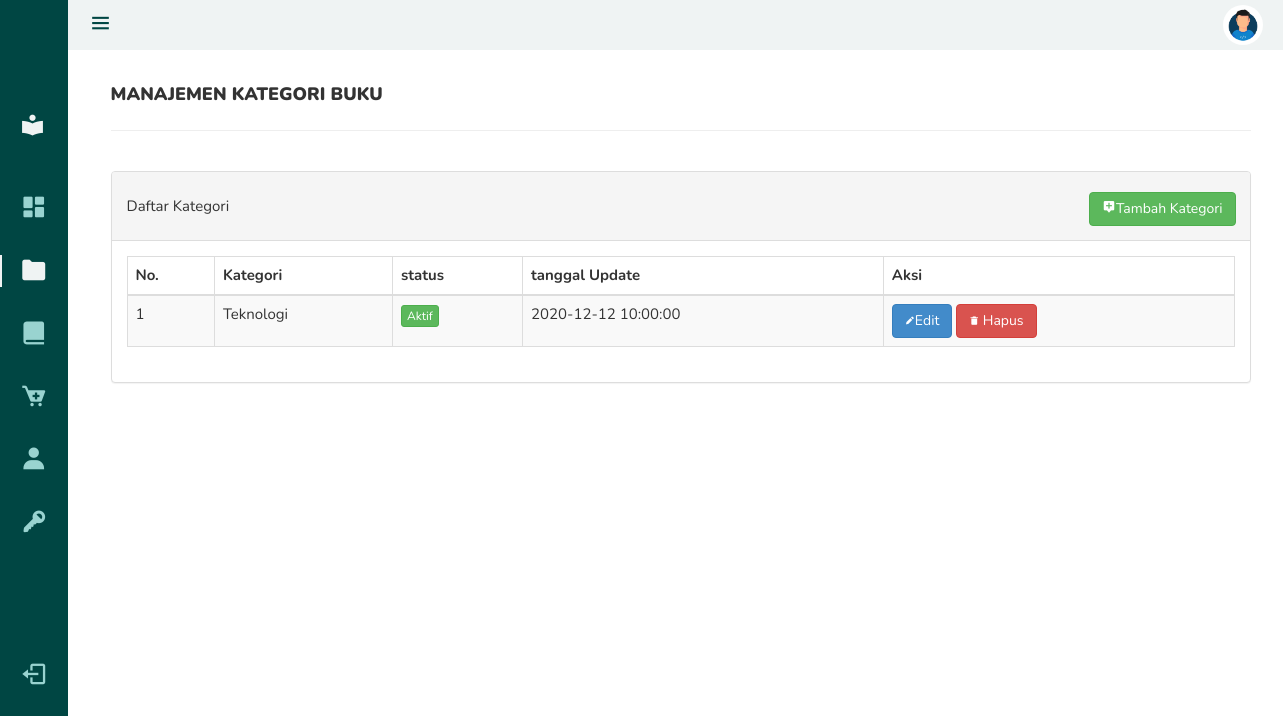
Screenshot of /admin/manajemen-kategori.php with the database file from the repository.
### tables this page shows
CREATE TABLE `kategori` (
  `id_kategori` int(11) NOT NULL PRIMARY KEY AUTO_INCREMENT,
  `nama_kategori`varchar(120) DEFAULT NULL,
  `status` int(1) DEFAULT NULL,
  `tgl_reg` DATETIME NULL DEFAULT CURRENT_TIMESTAMP,
  `tgl_update` DATETIME NULL DEFAULT '0000-00-00 00:00:00' ON UPDATE CURRENT_TIMESTAMP
);

### admin/manajemen-kategori.php (the view, shortened to what this page needs)
<?php include('includes/config.php'); ?>
<!DOCTYPE html>
<html lang="en">
<head>
    <link href='https://cdn.jsdelivr.net/npm/boxicons@2.0.5/css/boxicons.min.css' rel='stylesheet'>
    <link href="assets/css/bootstrap.css" rel="stylesheet" />
    <link rel="stylesheet" href="assets/css/styles.css">
</head>
<body id="body-pd">
    <header class="header" id="header">
        <div class="header__toggle">
            <i class="bx bx-menu" id="header-toggle"></i>
        </div>
        <div class="header__img">
            <img src="assets/Img/profile.png" alt="">
        </div>
    </header>
    <div class="l-navbar" id="nav-bar">
        <nav class="nav">
            <div>
                <a href="dashboard.php" class="nav__logo">
                    <i class='bx bxs-book-reader nav__logo-icon'></i>
                </a>
                <div class="nav__list">
                    <a href="dashboard.php" class="nav__link">
                        <i class='bx bxs-dashboard nav__icon'></i>
                    </a>
                    <a href="manajemen-kategori.php" class="nav__link active">
                        <i class='bx bxs-folder nav__icon'></i>
                    </a>
                    <a href="manajemen-buku.php" class="nav__link">
                        <i class='bx bxs-book-alt nav__icon'></i>
                    </a>
                    <a href="manajemen-peminjaman.php" class="nav__link">
                        <i class='bx bxs-cart-add nav__icon'></i>
                    </a>
                    <a href="anggota.php" class="nav__link">
                        <i class='bx bxs-user nav__icon'></i>
                    </a>
                    <a href="ganti-pass.php" class="nav__link">
                        <i class='bx bxs-key nav__icon'></i>
                    </a>
                </div>
            </div>
            <a href="logout.php" class="nav__link">
                <i class='bx bx-log-out nav__icon'></i>
            </a>
        </nav>
    </div>
    <div class="content-wrapper">
        <div class="container">
            <div class="row pad-botm">
                <div class="col-md-12">
                    <h4 class="header-line">Manajemen Kategori Buku</h4>
                </div>
                <div class="row">
                </div>
            </div>
            <div class="row">
                <div class="col-md-12">
                    <div class="panel panel-default">
                        <div class="panel-heading">
                            Daftar Kategori
                            <a href="tambah-kategori.php"><button class="btn btn-success nav__icon__add"><i class='bx bxs-message-alt-add '></i>Tambah Kategori</button></a>
                        </div>
                        <div class="panel-body">
                            <div class="table-responsive">
                                <table class="table table-striped table-bordered table-hover" id="dataTables-example">
                                    <thead>
                                        <tr>
                                            <th>No.</th>
                                            <th>Kategori</th>
                                            <th>status</th>
                                            <th>tanggal Update</th>
                                            <th>Aksi</th>
                                        </tr>
                                    </thead>
                                    <tbody>
                                        <?php $sql = "SELECT * from  kategori";
                                        $query = $dbh->prepare($sql);
                                        $query->execute();
                                        $results = $query->fetchAll(PDO::FETCH_OBJ);
                                        $cnt = 1;
                                        if ($query->rowCount() > 0) {
                                            foreach ($results as $result) {               ?>
                                                <tr class="odd gradeX">
                                                    <td class="center"><?php echo htmlentities($cnt); ?></td>
                                                    <td class="center"><?php echo htmlentities($result->nama_kategori); ?></td>
                                                    <td class="center">
                                                        <?php if ($result->status == 1) { ?>
                                                            <a href="#" class="btn btn-success btn-xs">Aktif</a>
                                                        <?php } else { ?>
                                                            <a href="#" class="btn btn-danger btn-xs">Non-Aktif</a>
                                                        <?php } ?></td>
                                                    <td class="center"><?php echo htmlentities($result->tgl_reg); ?></td>
                                                    <td class="center">
                                                        <a href="edit-kategori.php<?php echo htmlentities($result->id); ?>"><button class="btn btn-primary"><i class='bx bxs-pencil nav__icon__lite'></i>Edit</button>
                                                            <a href="manajemen-kategori.php?del=<?php echo htmlentities($result->id); ?>" onclick="return confirm('Anda yakin ingin menghapus kategori ini?');"> <button class=" btn btn-danger"><i class='bx bxs-trash-alt nav__icon__lite'></i> Hapus</button>
                                                    </td>
                                                </tr>
                                        <?php $cnt = $cnt + 1;
                                            }
                                        } ?>
                                    </tbody>
                                </table>
                            </div>
                        </div>
                    </div>
                </div>
            </div>
        </div>
    </div>
</body>
</html>

### admin/Assets/Css/styles.css (style rules this page uses)
:root { --header-height: 4rem; --nav-width: 68px; --first-color: #004643; --first-color-light: #99d3d0; --white-color: #eff3f3; --body-font: 'Nunito', sans-serif; --normal-font-size: 1.5rem; --z-fixed: 100; }
body { position: relative; margin: var(--header-height) 0 0 0; padding: 0 1rem; font-family: var(--body-font); font-size: var(--normal-font-size); transition: .5s; line-height: 28px; }
a { text-decoration: none; }
.header { width: 100%; height: var(--header-height); position: fixed; top: 0; left: 0; display: flex; align-items: center; justify-content: space-between; padding: 0 1rem; background-color: var(--white-color); z-index: var(--z-fixed); transition: .5s; }
.header__toggle { color: var(--first-color); font-size: 2.5rem; cursor: pointer; }
.header__img { width: 35px; height: 35px; display: flex; justify-content: center; border-radius: 50%; overflow: hidden; }
.header__img img { width: 40px; }
.content-wrapper { margin-top: 40px; min-height:800px; padding-bottom:90px; }
.header-line { font-weight: 900; padding-top:25px; padding-bottom:25px; border-bottom:1px solid #eeeeee; text-transform:uppercase; font-style: bold; }
.pad-botm { padding-bottom:30px; }
.l-navbar { position: fixed; top: 0; left: -30%; width: var(--nav-width); height: 100vh; background-color: var(--first-color); padding: .5rem 1rem 0 0; transition: .5s; z-index: var(--z-fixed); }
.nav { height: 100%; display: flex; flex-direction: column; justify-content: space-between; overflow: hidden; }
.nav__logo, .nav__link { display: grid; grid-template-columns: max-content max-content; align-items: center; column-gap: 2rem; padding: 1.25rem 1rem; }
.nav__logo { margin-bottom: 3rem; }
.nav__logo-icon { font-size: 2.5rem; margin-left: 1rem; color: var(--white-color); }
.nav__link { position: relative; color: var(--first-color-light); margin-bottom: 1rem; transition: .3s; }
.nav__icon { font-size: 2.75rem; margin-left: 1rem; }
.nav__icon__lite { font-size: 1rem; padding: auto; }
.nav__icon__add { display: inline; position: absolute; right: 3rem; }
.active { color: var(--white-color); }
.active::before { content: ''; position: absolute; left: 0; width: 2px; height: 32px; background-color: var(--white-color); }
@media screen and (min-width: 768px) { body { margin: calc(var(--header-height) + 1rem) 0 0 0; padding-left: calc(var(--nav-width) + 2rem); } }
@media screen and (min-width: 768px) { .header { height: calc(var(--header-height) + 1rem); padding: 0 2rem 0 calc(var(--nav-width) + 2rem); } }
@media screen and (min-width: 768px) { .header__img { width: 40px; height: 40px; } }
@media screen and (min-width: 768px) { .header__img img { width: 45px; } }
@media screen and (min-width: 768px) { .l-navbar { left: 0; padding: 1rem 1rem 0 0; } }

### rows the page displays
kategori: nama_kategori "Teknologi", status "Aktif", tgl_reg "2020-12-12 10:00:00"
